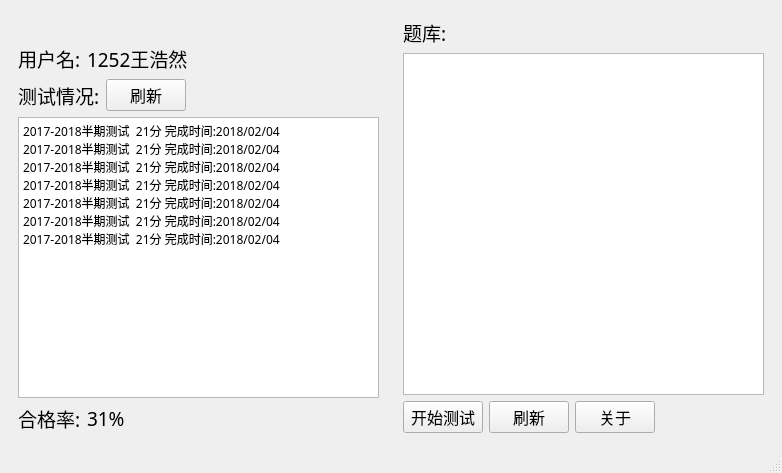
<?xml version="1.0" encoding="UTF-8"?>
<ui version="4.0">
 <class>MainWindow</class>
 <widget class="QMainWindow" name="MainWindow">
  <property name="geometry">
   <rect>
    <x>0</x>
    <y>0</y>
    <width>782</width>
    <height>473</height>
   </rect>
  </property>
  <property name="windowTitle">
   <string>小白马测试(Debug)</string>
  </property>
  <property name="windowIcon">
   <iconset resource="resource.qrc">
    <normaloff>:/ui/white</normaloff>:/ui/white</iconset>
  </property>
  <widget class="QWidget" name="centralwidget">
   <layout class="QGridLayout" name="gridLayout_3">
    <item row="0" column="0">
     <layout class="QHBoxLayout" name="horizontalLayout_7">
      <item>
       <widget class="QWidget" name="widget" native="true">
        <layout class="QGridLayout" name="gridLayout">
         <item row="0" column="0">
          <layout class="QHBoxLayout" name="horizontalLayout_2">
           <item>
            <spacer name="horizontalSpacer">
             <property name="orientation">
              <enum>Qt::Horizontal</enum>
             </property>
             <property name="sizeHint" stdset="0">
              <size>
               <width>40</width>
               <height>20</height>
              </size>
             </property>
            </spacer>
           </item>
           <item>
            <widget class="QLabel" name="label_student">
             <property name="text">
              <string/>
             </property>
             <property name="pixmap">
              <pixmap resource="resource.qrc">:/ui/student</pixmap>
             </property>
            </widget>
           </item>
           <item>
            <spacer name="horizontalSpacer_2">
             <property name="orientation">
              <enum>Qt::Horizontal</enum>
             </property>
             <property name="sizeHint" stdset="0">
              <size>
               <width>40</width>
               <height>20</height>
              </size>
             </property>
            </spacer>
           </item>
          </layout>
         </item>
         <item row="1" column="0">
          <layout class="QHBoxLayout" name="horizontalLayout">
           <item>
            <widget class="QLabel" name="label">
             <property name="font">
              <font>
               <family>微软雅黑</family>
               <pointsize>14</pointsize>
              </font>
             </property>
             <property name="text">
              <string>用户名:</string>
             </property>
            </widget>
           </item>
           <item>
            <widget class="QLabel" name="label_userName">
             <property name="font">
              <font>
               <family>微软雅黑</family>
               <pointsize>14</pointsize>
              </font>
             </property>
             <property name="text">
              <string>1252王浩然</string>
             </property>
            </widget>
           </item>
           <item>
            <spacer name="horizontalSpacer_3">
             <property name="orientation">
              <enum>Qt::Horizontal</enum>
             </property>
             <property name="sizeHint" stdset="0">
              <size>
               <width>40</width>
               <height>20</height>
              </size>
             </property>
            </spacer>
           </item>
          </layout>
         </item>
         <item row="2" column="0">
          <layout class="QHBoxLayout" name="horizontalLayout_3">
           <item>
            <widget class="QLabel" name="label_2">
             <property name="font">
              <font>
               <family>微软雅黑</family>
               <pointsize>14</pointsize>
              </font>
             </property>
             <property name="text">
              <string>测试情况:</string>
             </property>
            </widget>
           </item>
           <item>
            <widget class="QPushButton" name="pushButton_freshGrade">
             <property name="font">
              <font>
               <family>微软雅黑</family>
               <pointsize>12</pointsize>
              </font>
             </property>
             <property name="text">
              <string>刷新</string>
             </property>
            </widget>
           </item>
           <item>
            <spacer name="horizontalSpacer_4">
             <property name="orientation">
              <enum>Qt::Horizontal</enum>
             </property>
             <property name="sizeHint" stdset="0">
              <size>
               <width>40</width>
               <height>20</height>
              </size>
             </property>
            </spacer>
           </item>
          </layout>
         </item>
         <item row="3" column="0">
          <widget class="QTextEdit" name="textEdit_grade">
           <property name="font">
            <font>
             <family>微软雅黑</family>
            </font>
           </property>
           <property name="html">
            <string>&lt;!DOCTYPE HTML PUBLIC &quot;-//W3C//DTD HTML 4.0//EN&quot; &quot;http://www.w3.org/TR/REC-html40/strict.dtd&quot;&gt;
&lt;html&gt;&lt;head&gt;&lt;meta name=&quot;qrichtext&quot; content=&quot;1&quot; /&gt;&lt;style type=&quot;text/css&quot;&gt;
p, li { white-space: pre-wrap; }
&lt;/style&gt;&lt;/head&gt;&lt;body style=&quot; font-family:'微软雅黑'; font-size:9pt; font-weight:400; font-style:normal;&quot;&gt;
&lt;p style=&quot; margin-top:0px; margin-bottom:0px; margin-left:0px; margin-right:0px; -qt-block-indent:0; text-indent:0px;&quot;&gt;&lt;span style=&quot; font-family:'SimSun';&quot;&gt;2017-2018半期测试  21分 完成时间:2018/02/04&lt;/span&gt;&lt;/p&gt;
&lt;p style=&quot; margin-top:0px; margin-bottom:0px; margin-left:0px; margin-right:0px; -qt-block-indent:0; text-indent:0px;&quot;&gt;&lt;span style=&quot; font-family:'SimSun';&quot;&gt;2017-2018半期测试  21分 完成时间:2018/02/04&lt;/span&gt;&lt;/p&gt;
&lt;p style=&quot; margin-top:0px; margin-bottom:0px; margin-left:0px; margin-right:0px; -qt-block-indent:0; text-indent:0px;&quot;&gt;&lt;span style=&quot; font-family:'SimSun';&quot;&gt;2017-2018半期测试  21分 完成时间:2018/02/04&lt;/span&gt;&lt;/p&gt;
&lt;p style=&quot; margin-top:0px; margin-bottom:0px; margin-left:0px; margin-right:0px; -qt-block-indent:0; text-indent:0px;&quot;&gt;&lt;span style=&quot; font-family:'SimSun';&quot;&gt;2017-2018半期测试  21分 完成时间:2018/02/04&lt;/span&gt;&lt;/p&gt;
&lt;p style=&quot; margin-top:0px; margin-bottom:0px; margin-left:0px; margin-right:0px; -qt-block-indent:0; text-indent:0px;&quot;&gt;&lt;span style=&quot; font-family:'SimSun';&quot;&gt;2017-2018半期测试  21分 完成时间:2018/02/04&lt;/span&gt;&lt;/p&gt;
&lt;p style=&quot; margin-top:0px; margin-bottom:0px; margin-left:0px; margin-right:0px; -qt-block-indent:0; text-indent:0px;&quot;&gt;&lt;span style=&quot; font-family:'SimSun';&quot;&gt;2017-2018半期测试  21分 完成时间:2018/02/04&lt;/span&gt;&lt;/p&gt;
&lt;p style=&quot; margin-top:0px; margin-bottom:0px; margin-left:0px; margin-right:0px; -qt-block-indent:0; text-indent:0px;&quot;&gt;&lt;span style=&quot; font-family:'SimSun';&quot;&gt;2017-2018半期测试  21分 完成时间:2018/02/04&lt;/span&gt;&lt;/p&gt;&lt;/body&gt;&lt;/html&gt;</string>
           </property>
          </widget>
         </item>
         <item row="4" column="0">
          <layout class="QHBoxLayout" name="horizontalLayout_4">
           <item>
            <widget class="QLabel" name="label_3">
             <property name="font">
              <font>
               <family>微软雅黑</family>
               <pointsize>14</pointsize>
              </font>
             </property>
             <property name="text">
              <string>合格率:</string>
             </property>
            </widget>
           </item>
           <item>
            <widget class="QLabel" name="label_4">
             <property name="font">
              <font>
               <family>微软雅黑</family>
               <pointsize>14</pointsize>
              </font>
             </property>
             <property name="text">
              <string>31%</string>
             </property>
            </widget>
           </item>
           <item>
            <spacer name="horizontalSpacer_5">
             <property name="orientation">
              <enum>Qt::Horizontal</enum>
             </property>
             <property name="sizeHint" stdset="0">
              <size>
               <width>40</width>
               <height>20</height>
              </size>
             </property>
            </spacer>
           </item>
          </layout>
         </item>
        </layout>
       </widget>
      </item>
      <item>
       <widget class="QWidget" name="widget_2" native="true">
        <layout class="QGridLayout" name="gridLayout_2">
         <item row="0" column="0">
          <layout class="QVBoxLayout" name="verticalLayout">
           <item>
            <layout class="QHBoxLayout" name="horizontalLayout_6">
             <item>
              <widget class="QLabel" name="label_5">
               <property name="font">
                <font>
                 <family>微软雅黑</family>
                 <pointsize>14</pointsize>
                </font>
               </property>
               <property name="text">
                <string>题库:</string>
               </property>
              </widget>
             </item>
             <item>
              <spacer name="horizontalSpacer_6">
               <property name="orientation">
                <enum>Qt::Horizontal</enum>
               </property>
               <property name="sizeHint" stdset="0">
                <size>
                 <width>40</width>
                 <height>20</height>
                </size>
               </property>
              </spacer>
             </item>
            </layout>
           </item>
           <item>
            <widget class="QListWidget" name="listWidget_qusetion">
             <property name="font">
              <font>
               <family>微软雅黑</family>
              </font>
             </property>
            </widget>
           </item>
           <item>
            <layout class="QHBoxLayout" name="horizontalLayout_5">
             <item>
              <widget class="QPushButton" name="pushButton_test">
               <property name="font">
                <font>
                 <family>微软雅黑</family>
                 <pointsize>12</pointsize>
                </font>
               </property>
               <property name="text">
                <string>开始测试</string>
               </property>
              </widget>
             </item>
             <item>
              <widget class="QPushButton" name="pushButton_fresh">
               <property name="font">
                <font>
                 <family>微软雅黑</family>
                 <pointsize>12</pointsize>
                </font>
               </property>
               <property name="text">
                <string>刷新</string>
               </property>
              </widget>
             </item>
             <item>
              <widget class="QPushButton" name="pushButton_about">
               <property name="font">
                <font>
                 <family>微软雅黑</family>
                 <pointsize>12</pointsize>
                </font>
               </property>
               <property name="text">
                <string>关于</string>
               </property>
              </widget>
             </item>
             <item>
              <spacer name="horizontalSpacer_7">
               <property name="orientation">
                <enum>Qt::Horizontal</enum>
               </property>
               <property name="sizeHint" stdset="0">
                <size>
                 <width>40</width>
                 <height>20</height>
                </size>
               </property>
              </spacer>
             </item>
            </layout>
           </item>
          </layout>
         </item>
        </layout>
       </widget>
      </item>
     </layout>
    </item>
   </layout>
  </widget>
  <widget class="QStatusBar" name="statusbar"/>
 </widget>
 <resources>
  <include location="resource.qrc"/>
 </resources>
 <connections/>
</ui>
